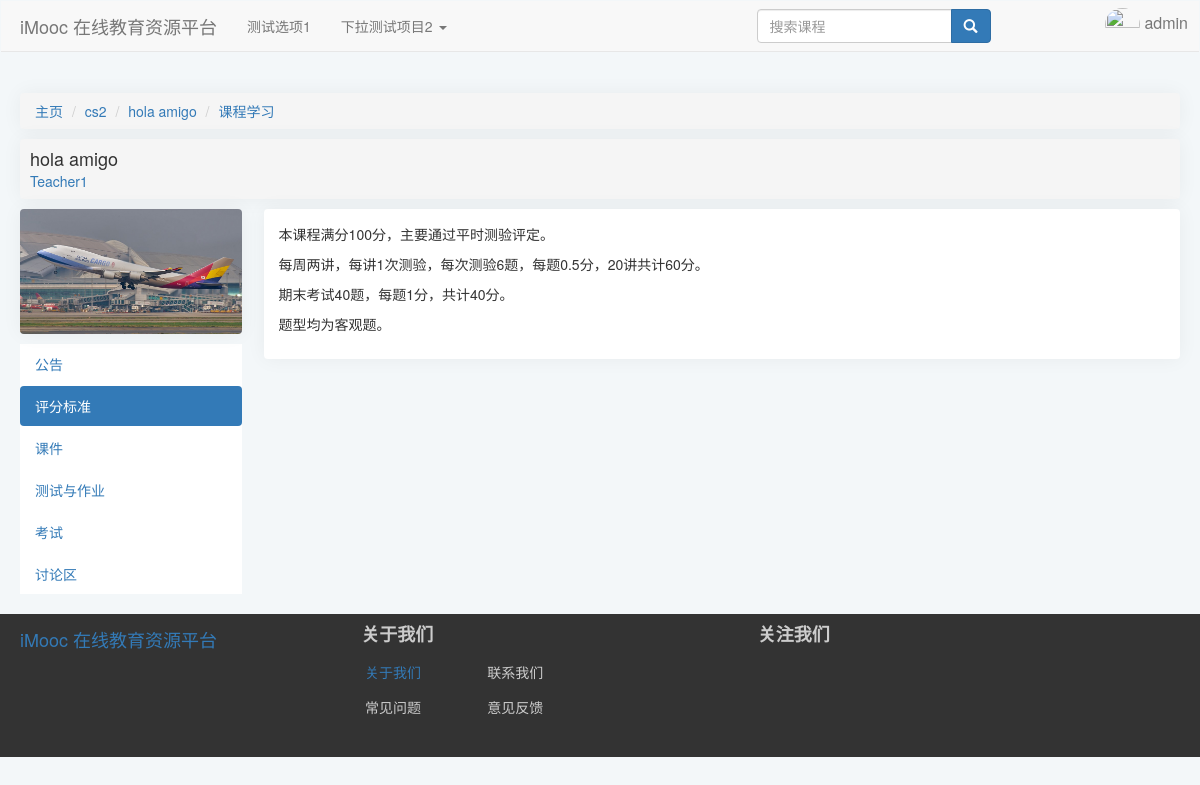
Screenshot of /course/3/learn/Grading (signed in) with the database file from the repository.
### index/models.py (models this page shows, shortened)
class CourseCategory(models.Model):
    CategoryID = models.AutoField(primary_key=True, verbose_name="分类编号")
    CategoryName = models.CharField(verbose_name="分类名", max_length=64)
    Is_Root = models.BooleanField(verbose_name="根分类", default=True, editable=False)
    DisplayOrder = models.PositiveIntegerField(verbose_name="显示顺序", default=1)
    ParentID = models.ForeignKey(
        "self",
        on_delete=models.CASCADE,
        limit_choices_to={"Is_Root": 1},
        null=True,
        blank=True,
    )
    def __str__(self) -> str:
        return self.CategoryName
    class Meta:
        ordering = ["-CategoryID"]
        verbose_name = "课程分类"
        verbose_name_plural = "课程分类"

class Course(models.Model):
    status = (
        ("1", "未开课"),
        ("2", "已开课"),
        ("3", "已结课"),
    )
    Course_Name = models.CharField(verbose_name="课程名称", max_length=64)
    Course_Teacher = models.ForeignKey(
        "Users",
        on_delete=models.CASCADE,
        limit_choices_to={"access": "teacher"},
        null=True,
        blank=True,
        related_name="teacher",
    )
    Course_Info = models.TextField(verbose_name="课程说明", default="暂未设置")
    Course_Goal = models.TextField(verbose_name="课程目标", default="暂未设置")
    Grade_Requirements = models.TextField(verbose_name="成绩要求", default="暂未设置")
    Reference = models.TextField(verbose_name="参考资料", default="暂未设置")
    QA = models.TextField(verbose_name="常见问题", null=True, blank=True, default="暂未设置")
    Course_Img = models.ImageField(
        verbose_name="课程图片",
        null=True,
        upload_to="Course_Img",
        blank=True,
        default="material/defaultCourseImage.jpg",
    )
    Stu_Count = models.PositiveIntegerField(verbose_name="选课人数", default=0)
    Course_Chapter = models.TextField(
        verbose_name="课程章节",
        null=True,
        blank=True,
        default='[{"title":"New Node","key":"1"}]',
    )
    Course_Category = models.ForeignKey(
        "CourseCategory",
        verbose_name="课程分类",
        on_delete=models.CASCADE,
        limit_choices_to={"Is_Root": 0},
        null=True,
        blank=True,
    )
    View_Count = models.PositiveIntegerField(verbose_name="访问人数", default=0)
    Status = models.CharField(
        verbose_name="课程状态", max_length=16, choices=status, default="1"
    )
    Starting_Time = models.DateTimeField(verbose_name="开课时间", auto_now_add=True)
    Ending_Time = models.DateTimeField(verbose_name="结课时间", null=True, blank=True)
    class Meta:
        ordering = ["-Starting_Time"]
        verbose_name = "课程"
        verbose_name_plural = "课程"

class Users(models.Model):
    gender = (
        ("male", "男"),
        ("female", "女"),
        ("default", "保密"),
    )
    access = (
        ("banned", "封禁用户"),
        ("guest", "访客"),
        ("student", "学生"),
        ("teacher", "教师"),
    )
    profile_picture = models.ImageField(
        verbose_name="头像",
        null=True,
        upload_to="avatar",
        blank=True,
        default="avatar/default-profile-picture.jpg",
    )
    name = models.CharField(
        verbose_name="*用户名", max_length=128, unique=True, null=False
    )  # 昵称
    real_name = models.CharField(
        verbose_name="真实姓名", max_length=64, null=True, blank=True
    )  # 真实姓名
    password = models.CharField(
        verbose_name="*密码", max_length=256, editable=False
    )  # 密码
    email = models.EmailField(verbose_name="*电子邮箱", unique=True)  # 邮箱
    phone_number = models.CharField(
        verbose_name="手机号码", max_length=32, unique=True, null=True, blank=True
    )  # 手机号码
    access = models.CharField(
        verbose_name="*权限等级", max_length=16, choices=access, default="guest"
    )  # 权限级别
    selected_courses = models.ManyToManyField(
        "Course", related_name="students", null=True, blank=True
    )  # 已选课程
    sex = models.CharField(
        verbose_name="*性别", max_length=32, choices=gender, default="default"
    )  # 性别
    create_time = models.DateTimeField(verbose_name="账号创建时间", auto_now_add=True)  # 创建时间
    is_deleted = models.BooleanField(
        verbose_name="删除标记", default=False, editable=False
    )  # 删除标记
    def __str__(self) -> str:
        return self.name
    class Meta:
        ordering = ["-create_time"]
        verbose_name = "用户"
        verbose_name_plural = "用户"

### index/views.py (the view)
def courseLearnGrading(request, courseid):
    courseDetail, _, _ = VF.Get_Course(courseid)
    course = models.Course.objects.get(id=courseid)
    return render(request, "index/courseLearn/courseLearnGrading.html", locals())

### index/templates/index/courseLearn/courseLearnGrading.html (shortened to what this page needs)
{% extends 'index/courseLearn/courseLearnBase.html' %}
{% load static %}
    {% block extrastatic %}
    {{ block.super }}
    <link rel="stylesheet" href="{% static 'index/css/courseLearnGrading.css' %}">
    {% endblock extrastatic %}
    {% block learnContent %}
    <div class="GradingContent">
        {{courseDetail.Grade_Requirements | linebreaks}}
    </div>
    {% endblock learnContent %}

### index/templates/index/courseLearn/courseLearnBase.html (shortened to what this page needs)
{% extends 'index/index.html' %}
{% load static %}
    {% block extrastatic %}
    <link rel="stylesheet" href="{% static 'index/css/courseLearnBase.css' %}">
    {% endblock extrastatic %}
    {% block content %}
    <ul class="breadcrumb">
        <li><a class="Index" href="/index/">主页</a></li>
        <li><a class="Category" href="{% url 'index:category' courseDetail.Course_Category.ParentID.CategoryID %}"
                id="{{courseDetail.Course_Category.CategoryID}}">{{courseDetail.Course_Category}}</a></li>
        <li><a class="Course" href="{% url 'index:courseInfo' courseid %}">{{courseDetail.Course_Name}}
            </a>
        </li>
        <li class="active"><a href="{% url 'index:Learn' courseid %}">课程学习
            </a>
        </li>
    </ul>
    <div class="header">
        <div class="courseInfo">
            <div class="courseName">
                <a href="{% url 'index:courseInfo' courseid %}">
                    <h4>{{courseDetail.Course_Name}}</h4>
                </a>
            </div>
            <div class="teachers">
                <a href="#">
                    <h5>{{courseDetail.Course_Teacher}}</h5>
                </a>
            </div>
        </div>
    </div>
    <div class="body">
        <div class="navSideBar">
            <div class="courseImage">
                <img src="{{courseDetail.Course_Img}}" alt="课程图片">
            </div>
            <ul class="nav nav-pills nav-stacked">
                <li name="Notices"><a href="{% url 'index:Notice' courseid %}">公告</a></li>
                <li name="Grading"><a href="{% url 'index:Grading' courseid %}">评分标准</a></li>
                <li name="Content"><a href="{% url 'index:Content' courseid %}">课件</a></li>
                <li name="Exercise"><a href="{% url 'index:Exercise' courseid %}">测试与作业</a></li>
                <li name="Examination"><a href="{% url 'index:Examination' courseid %}">考试</a></li>
                <li><a href="#">讨论区</a></li>
            </ul>
        </div>
        <div class="mainContainer">
            {% block learnContent %}
            {% endblock learnContent %}
        </div>
    </div>
    {% endblock content %}

### index/static/index/css/index.css (style rules this page uses)
body { background-color: #f3f7f9; }

### index/static/index/css/courseLearnBase.css (style rules this page uses)
.breadcrumb { margin:0px; box-shadow: 0 0 20px 0 rgb(12 1 4 / 5%); border-radius: 4px; }
.navSideBar { display:block; float:left; width:20%; }
.navSideBar img { overflow: hidden;width: 222px; box-shadow: 0 0 20px 0 rgb(12 1 4 / 5%); border-radius: 4px; margin-bottom:10px; }
.header { background-color:#f5f5f5; box-shadow: 0 0 20px 0 rgb(12 1 4 / 5%); border-radius: 4px; padding:5px; margin:10px 0; }
.header h4 { color:#000000cc; margin:5px; }
.header h5 { margin:5px; }
.teachers { width: fit-content; }
.courseInfo { width: fit-content; }
.mainContainer { display:block; width:79%; float:right; }
ul.nav.nav-pills.nav-stacked { background: white;margin: 0 10px 0 0; }

### index/static/index/css/courseLearnGrading.css (style rules this page uses)
.GradingContent { background-color: white; padding: 15px; box-shadow: 0 0 20px 0 rgb(12 1 4 / 5%); border-radius: 4px; }

### rows the page displays
CourseCategory: Course_Category "cs2"
Course: Course_Name "hola amigo", Grade_Requirements "本课程满分100分，主要通过平时测验评定。 每周两讲，每讲1次测验，每次测验6题，每题0.5分，20讲共计60分。 期末考试40题，每题1分，共计40分。 题型均为客观题。"
Users: Course_Teacher "Teacher1"

### other values shown
{{ request.session.user_name }} "admin"
